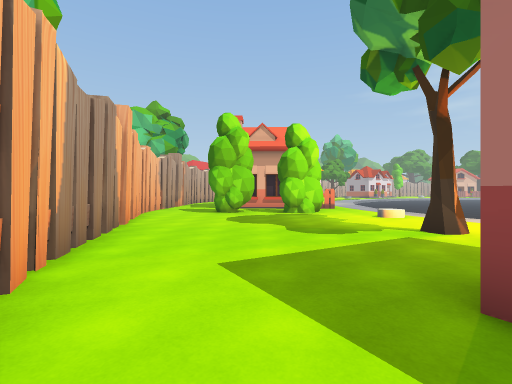
view 1 (above)

24 first-person views from a walk through a 3-D level made in the Unity game engine. The camera is 1.5 m above the floor, looks level and sees 85° across. The floor is counted in squares, 2 m on a side. Each view is taken from the middle of a square. On the plan, view 1 faces up. The plan holds only what a view shows up to about 10 squares ahead; the rest is blank. The place goes on beyond the plan. The player character is not drawn. Some animated figures are left out. Some surface patterns are stand-ins.

view 2
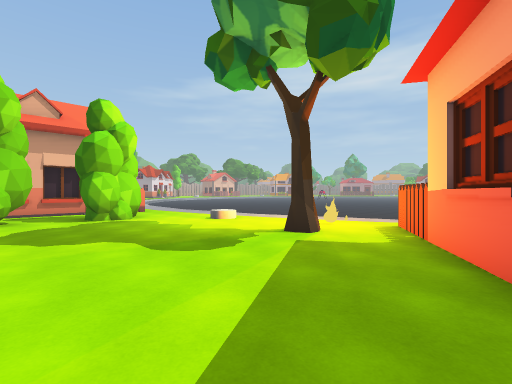

view 3
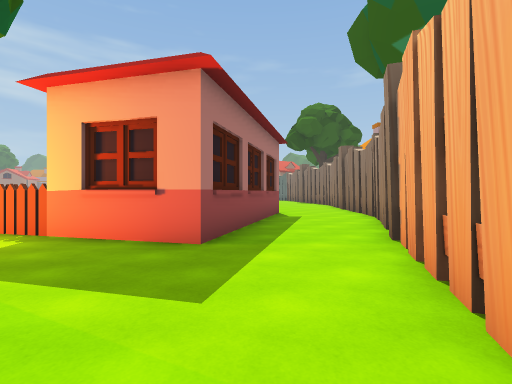

view 4
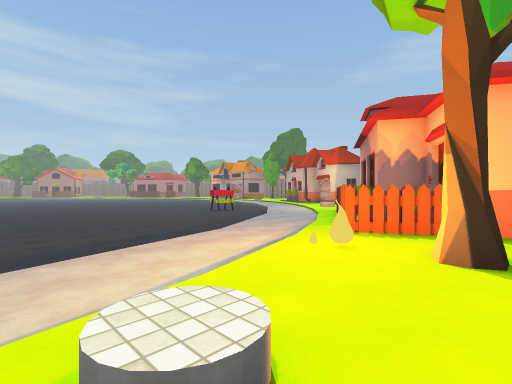

view 5
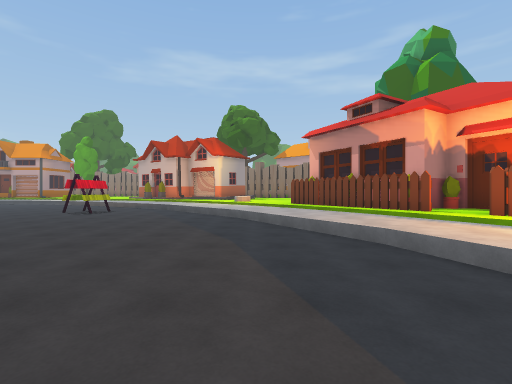

view 6
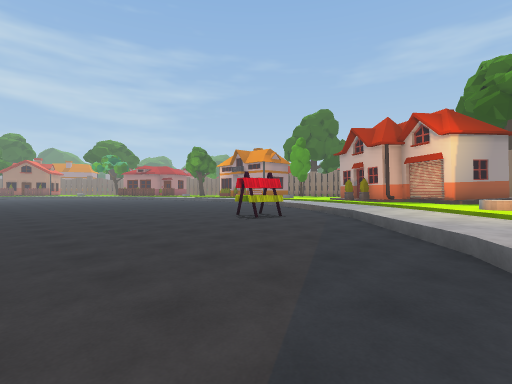

view 7
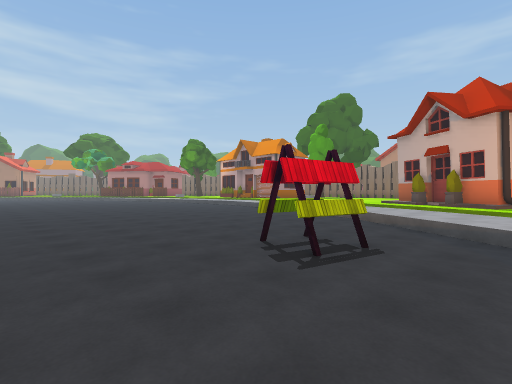

view 8
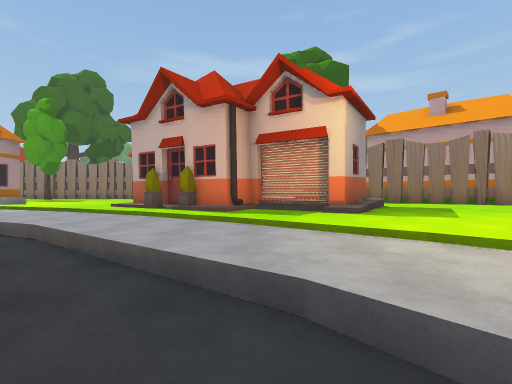

view 9
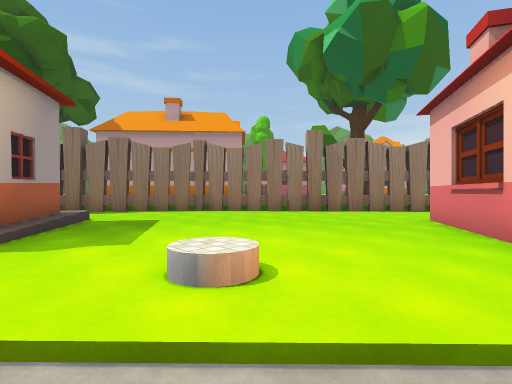

view 10
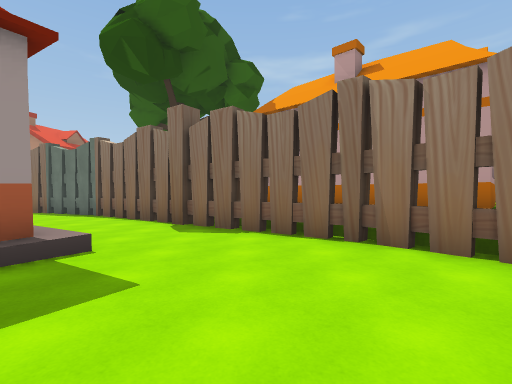

view 11
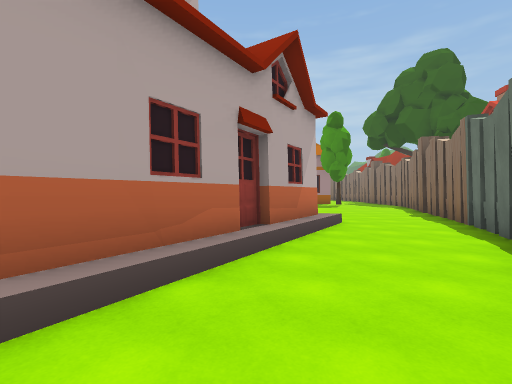

view 12
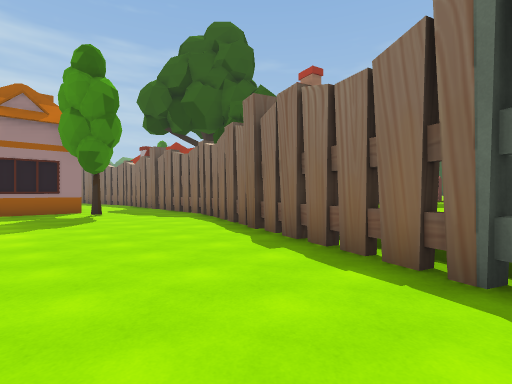

view 13
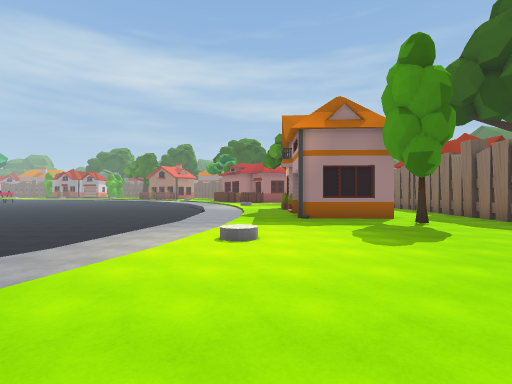

view 14
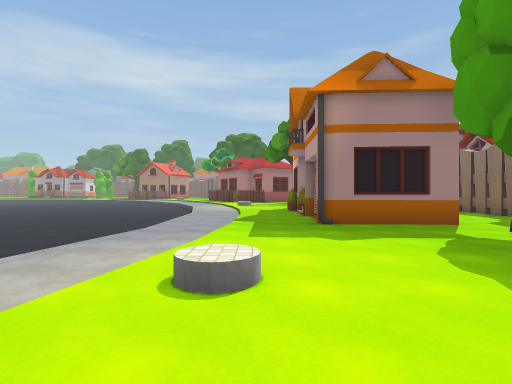

view 15
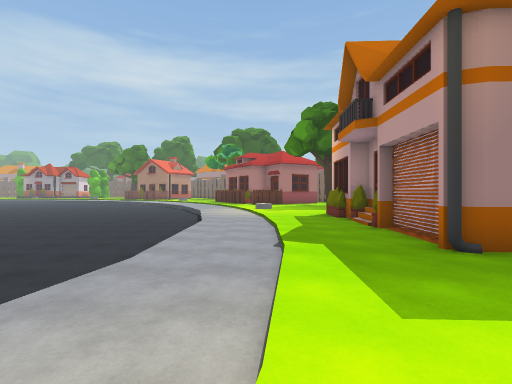

view 16
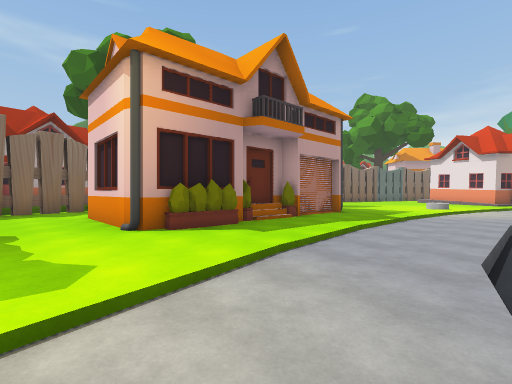

view 17
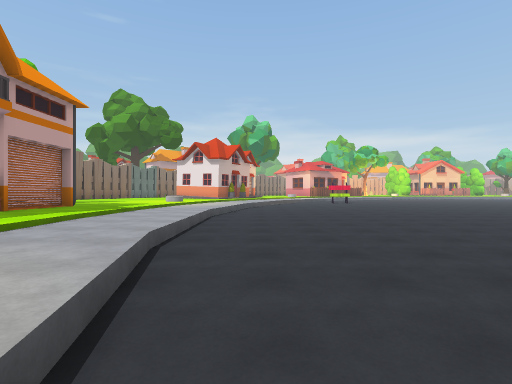

view 18
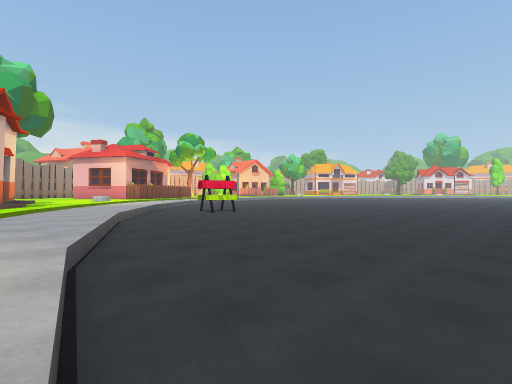

view 19
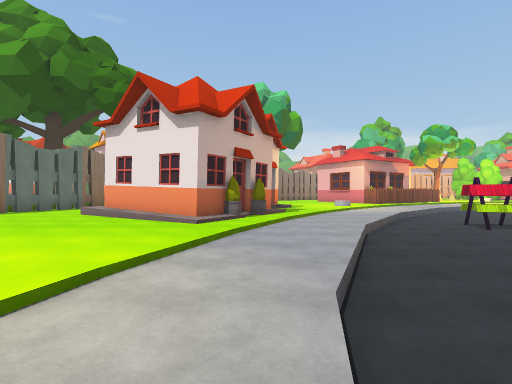

view 20
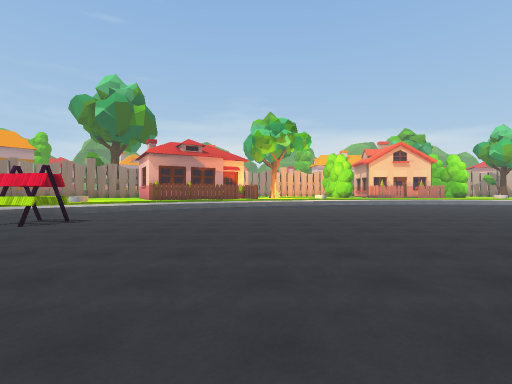

view 21
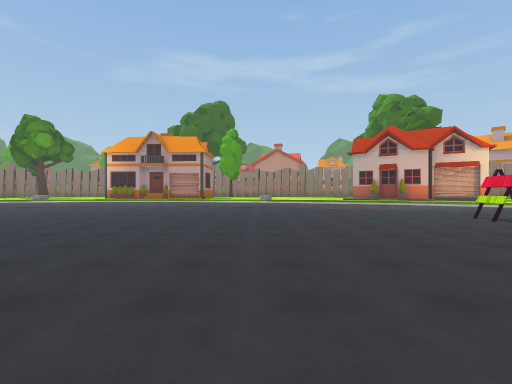

view 22
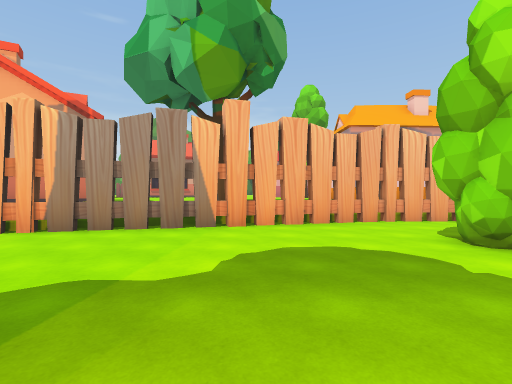

view 23
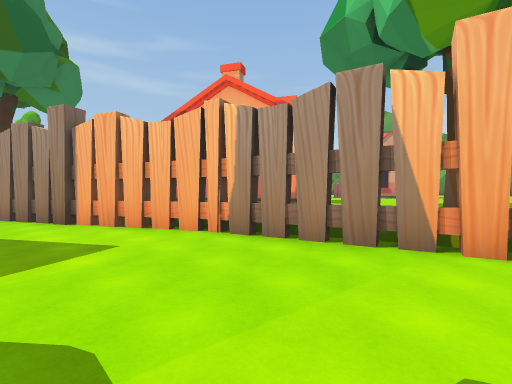

view 24
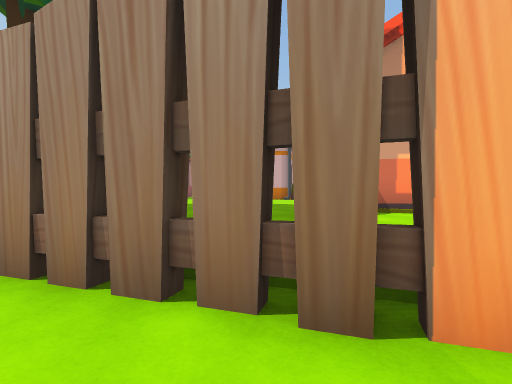

### Floor plan
Key: @ floor where view 1 was taken; # wall or solid block; . main floor; : floor 0.5 m higher than the main floor; + floor 0.75 m higher than the main floor; * floor 1 m higher than the main floor; / step, stairs or slope; ^ raised ledge; O other object.
Columns run from 6 left of view 1 to 35 right of it. Each row starts with its distance up from view 1.
 11   #++OO+ ++        ...
 10   #++#+O#++        .....
  9   #++++++++///...........
  8   #+++++++////............
  7   ^#++++++++::.............
  6   ^#+++++++O::/............. .
  5    #+++++OOO///................
  4    #+++++++O+::/................
  3    ^#++++O#OO///.................
  2 O   #+++###OOO::/.................
  1 #   ^#++##  #O/::..................
  0 #O   #@++#   OO///..................
 -1 ##O^^^#++##   O+::/...OO............
 -2  ##^^ #+++####O+/::/..O.............. ..
 -3    ^^ ^+++O#O++++/::/...................
 -4   ^^   #+++++++++//:::/.................
 -5        ^#++++++++++/:::/................
 -6         ^#+++++++++++/:::/...............
 -7          ^#+++++++*++//::::/..............
 -8           #++++++/##O#O+/::/:://......///:
 -9            #+++++### ##O////:://::::::://:
-10             #++++/### ##/++++///:::::::///
-11             ^##+++/O###/++++//++++++++++++
-12          OO   ^#+++++##+++++++++++++++++++
-13           OO   ^#++++++++++++++++OO#####++
-14                  ##++++++++++++++O     #++
-15                   ^#+++++++++++++O     O++
-16                     ###++++++++O++     O++
-17                       ^###+++++++++    +++
-18                           ###+++++++   +##
-19                              ##########^^
-20
-21                         OO

Where each view was taken, in squares from view 1:
view 1: 0 up, 0 right, facing up
view 2: 2 up, 1 left, facing up-right
view 3: 4 up, 2 left, facing down-right
view 4: 9 up, 3 right, facing down-right
view 5: 9 up, 10 right, facing down
view 6: 5 up, 10 right, facing down-right
view 7: 2 up, 14 right, facing down-right
view 8: 1 down, 14 right, facing down
view 9: 2 down, 12 right, facing down-left
view 10: 6 down, 8 right, facing down
view 11: 11 down, 9 right, facing right
view 12: 13 down, 15 right, facing down-right
view 13: 11 down, 17 right, facing right
view 14: 11 down, 20 right, facing right
view 15: 10 down, 23 right, facing right
view 16: 8 down, 35 right, facing down-left
view 17: 7 down, 35 right, facing left
view 18: 8 down, 25 right, facing up-left
view 19: 8 down, 24 right, facing left
view 20: 4 up, 23 right, facing left
view 21: 6 up, 23 right, facing down
view 22: 7 up, 3 right, facing left
view 23: 7 up, 1 right, facing down-left
view 24: 0 up, 1 right, facing down-left
